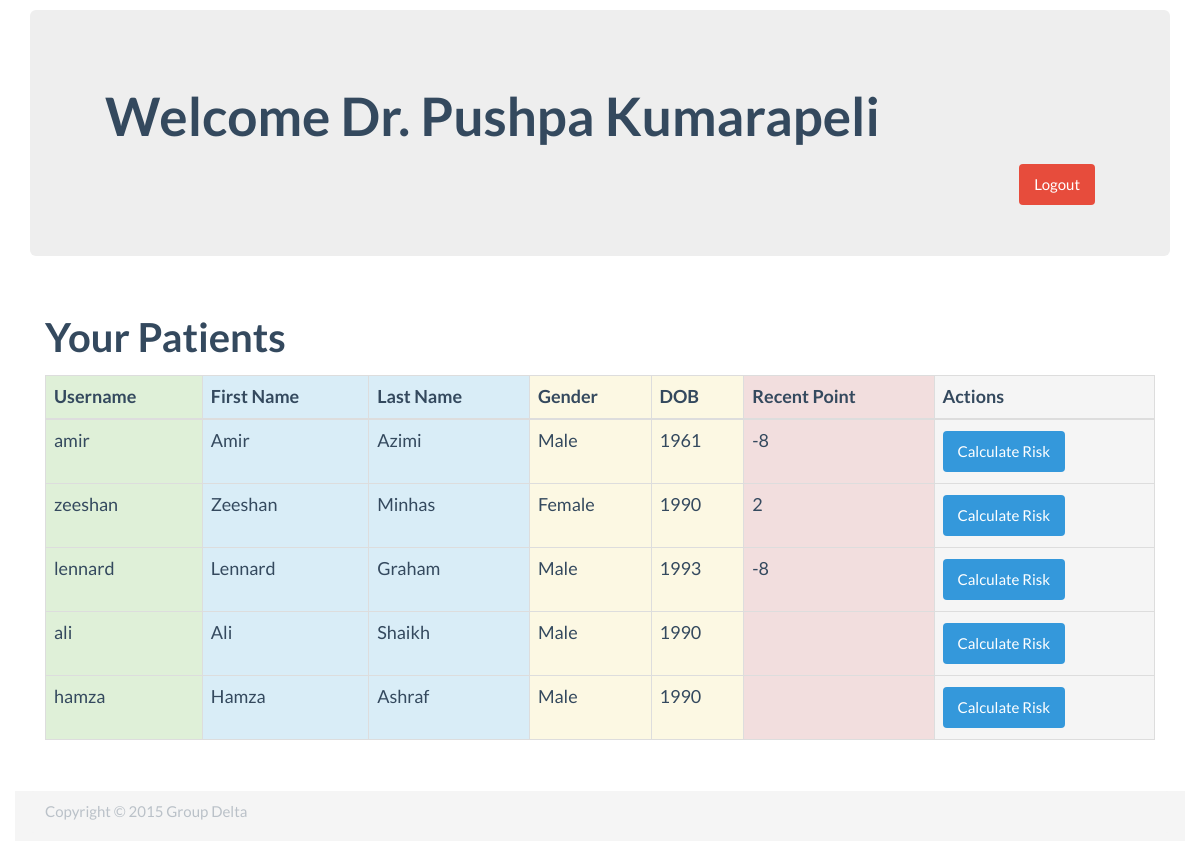
Screenshot of /doctor_content.php (signed in) with the database file from the repository.
### tables this page shows
CREATE TABLE IF NOT EXISTS `Patients` (
`id` int(11) NOT NULL,
  `doctor_id` int(11) NOT NULL,
  `username` varchar(30) NOT NULL,
  `password` varchar(60) NOT NULL,
  `firstname` varchar(45) DEFAULT NULL,
  `lastname` varchar(45) DEFAULT NULL,
  `gender` varchar(10) NOT NULL,
  `dob` int(11) NOT NULL,
  `email` varchar(255) DEFAULT NULL,
  `token` varchar(255) DEFAULT NULL
);

CREATE TABLE IF NOT EXISTS `Health` (
`id` int(11) NOT NULL,
  `patient_id` int(11) NOT NULL,
  `gender` varchar(45) DEFAULT NULL,
  `age` int(5) DEFAULT NULL,
  `ldl_c` double(11,2) DEFAULT NULL,
  `cholesterol` double(11,2) DEFAULT NULL,
  `hdl_c` double(11,2) DEFAULT NULL,
  `bp` varchar(100) DEFAULT NULL,
  `diabetes` tinyint(1) DEFAULT NULL,
  `smoker` tinyint(1) DEFAULT NULL,
  `total_point` int(11) DEFAULT NULL,
  `rec` text,
  `date` timestamp NULL DEFAULT CURRENT_TIMESTAMP ON UPDATE CURRENT_TIMESTAMP
);

### includes/functions.php (called while the page is built, shortened)
<?php
function find_patients_for_doctor($doctor_id) {
	global $connection;
	$query = "SELECT * ";
	$query .= " FROM Patients ";
	$query .= " WHERE doctor_id = {$doctor_id}";
	$patient_set = mysqli_query($connection, $query);
	return $patient_set;
}
function find_all_health_for_user($user_id) {
	global $connection;
	$safe_user_id = mysqli_real_escape_string($connection, $user_id);
	$query  = "SELECT * ";
	$query .= " FROM Health ";
	$query .= " WHERE patient_id = {$safe_user_id} ";
	$query .= "ORDER BY date DESC";
	$health_set = mysqli_query($connection, $query);
	if($health = mysqli_fetch_assoc($health_set)) {
		return $health;
	} else {
		return NULL;
	}
}

### public/doctor_content.php (the view, shortened to what this page needs)
<?php require_once("../includes/db_connection.php"); ?>
<?php require_once("../includes/functions.php"); ?>
<?php $doctor_id = $_SESSION["doctor_id"]; ?>
<?php $user_set = find_patients_for_doctor($doctor_id); ?>
<?php include("../includes/header.php"); ?>
<section class="container">
	<div class="jumbotron">
		<div class="container">
			<h2>Welcome <?php echo $_SESSION["full_name"]; ?></h2>
			<a class="btn btn-danger pull-right" href="logout.php">Logout</a>
		</div>
	</div>
</section>
<section class="container">
	<section class="col col-lg-12">
		<h3>Your Patients</h3>
			<div class="table-responsive">
				<table class="table table-hover table-bordered">
					<thead>
						<tr>
							<th class="success">Username</th>
							<th class="info">First Name</th>
							<th class="info">Last Name</th>
							<th class="warning">Gender</th>
							<th class="warning">DOB</th>
							<th class="danger">Recent Point</th>
							<th class="active">Actions</th>
						</tr>
					</thead>
					<tbody>
						<?php while ($user = mysqli_fetch_assoc($user_set)) { ?>
						<tr>
							<td class="success"><?php echo htmlentities($user["username"]); ?></td>
							<td class="info"><?php echo htmlentities($user["firstname"]); ?></td>
							<td class="info"><?php echo htmlentities($user["lastname"]); ?></td>
							<td class="warning"><?php echo htmlentities($user["gender"]); ?></td>
							<td class="warning"><?php echo htmlentities($user["dob"]); ?></td>
							<td class="danger"><?php
								$all_health = find_all_health_for_user($user["id"]);
								echo $all_health["total_point"];
							 ?></td>
							<td class="active"><a class="btn btn-info" href="calculate.php?id=<?php echo urldecode($user["id"]); ?>">Calculate Risk</a></td>
						</tr>
						<?php } ?>
					</tbody>
				</table>
			</div>
	</section>
</section>
<br>
<?php include("../includes/footer.php"); ?>

### public/css/custom.css (style rules this page uses)
html, body { height: 100%; }
.jumbotron { margin-top: 10px; }
.btn { margin: 3px 0; }

### rows the page displays
patients: username "amir", firstname "Amir", lastname "Azimi", gender "Male", dob "1961", health.total_point "-8"
patients: username "zeeshan", firstname "Zeeshan", lastname "Minhas", gender "Female", dob "1990", health.total_point "2"
patients: username "lennard", firstname "Lennard", lastname "Graham", gender "Male", dob "1993", health.total_point "-8"
patients: username "ali", firstname "Ali", lastname "Shaikh", gender "Male", dob "1990"
patients: username "hamza", firstname "Hamza", lastname "Ashraf", gender "Male", dob "1990"

### other values shown
$_SESSION["full_name"] "Dr. Pushpa Kumarapeli"
